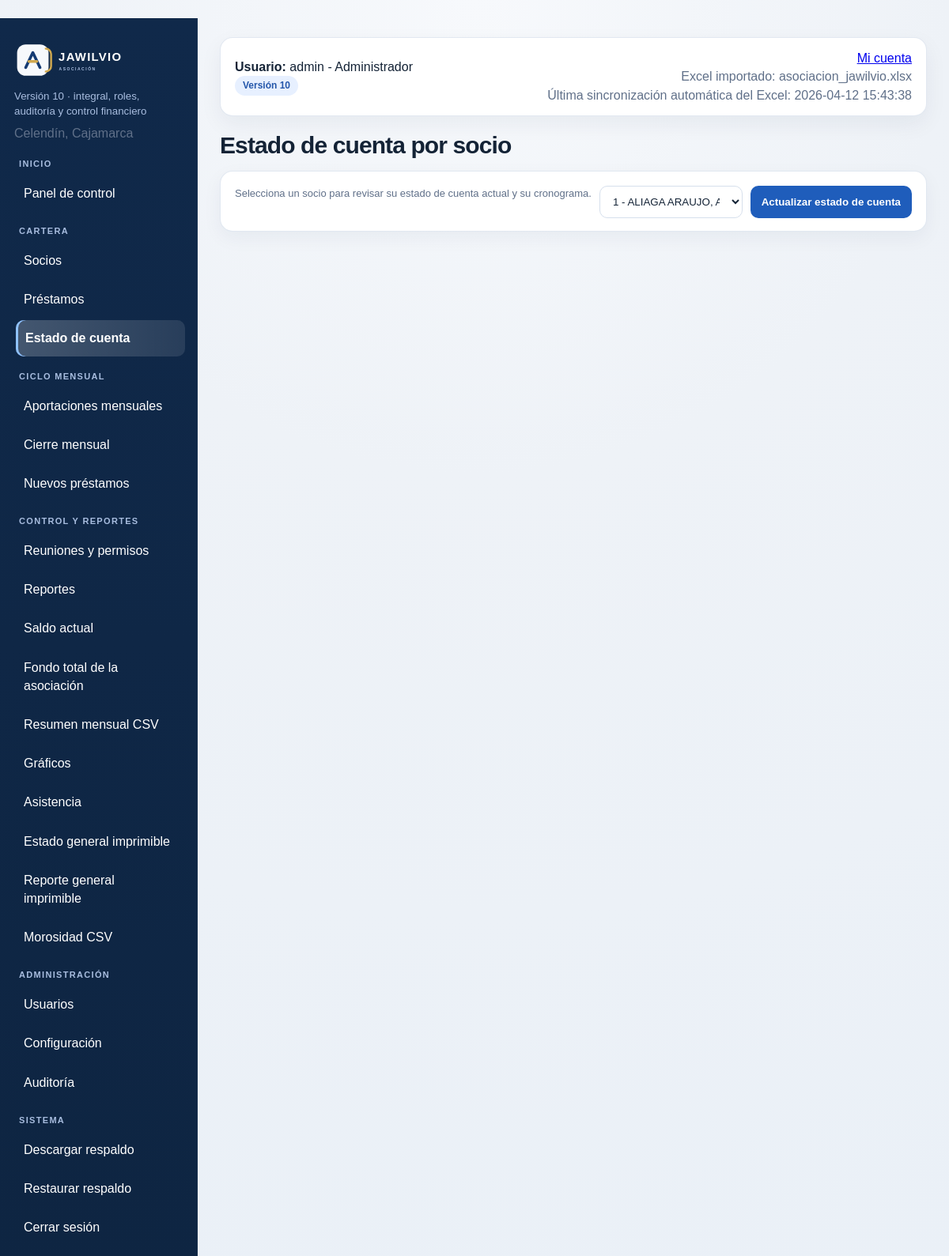
The page /estado-cuenta (signed in) on the database its author committed.
### tables this page shows
CREATE TABLE configuracion (
    clave TEXT PRIMARY KEY,
    valor TEXT
);

CREATE TABLE users (
    id INTEGER PRIMARY KEY AUTOINCREMENT,
    username TEXT UNIQUE NOT NULL,
    password TEXT NOT NULL,
    role TEXT NOT NULL
, estado TEXT NOT NULL DEFAULT 'Activo', creado_en TEXT, ultimo_acceso TEXT);

CREATE TABLE meta (
    clave TEXT PRIMARY KEY,
    valor TEXT
);

### app/routes.py (the view)
@bp.route('/estado-cuenta')
@login_required
def estado_cuenta():
    numero = request.args.get('numero', type=int)
    with connect_db() as conn:
        periodo_cerrado = get_latest_closed_period(conn)
        socios = conn.execute("SELECT numero, nombre FROM socios ORDER BY numero").fetchall()
        socio = None
        cuotas = []
        resumen = None
        if numero:
            socio = conn.execute("""
                SELECT s.*,
                       COALESCE(MAX(CASE WHEN c.plazo BETWEEN 1 AND 240 THEN c.plazo END), s.plazo_balance, s.meses) as plazo_real
                FROM socios s
                LEFT JOIN cuotas c ON c.socio_numero = s.numero
                WHERE s.numero=?
                GROUP BY s.id, s.numero, s.nombre, s.meses, s.plazo_balance, s.fecha_prestamo, s.saldo, s.mes_2026, s.reunion, s.permisos
            """, (numero,)).fetchone()
            cuotas = conn.execute("SELECT * FROM cuotas WHERE socio_numero=? ORDER BY fecha", (numero,)).fetchall()
            saldo_hist = conn.execute(
                """
                SELECT saldo
                FROM saldo_historico_mensual
                WHERE socio_numero=?
                ORDER BY periodo DESC
                LIMIT 1
                """,
                (numero,)
            ).fetchone()
            resumen = conn.execute("""
                SELECT COUNT(DISTINCT CASE WHEN plazo BETWEEN 1 AND 240 THEN plazo END) as total_cuotas,
                       COALESCE(SUM(CASE WHEN plazo BETWEEN 1 AND 240 THEN interes ELSE 0 END), 0) as intereses,
                       COALESCE(SUM(CASE WHEN plazo BETWEEN 1 AND 240 THEN abono_capital ELSE 0 END), 0) as capital,
                       COALESCE(SUM(CASE WHEN plazo BETWEEN 1 AND 240 THEN cuota ELSE 0 END), 0) as total_pagable,
                       MIN(CASE WHEN plazo BETWEEN 0 AND 240 THEN fecha END) as primera_fecha,
                       MAX(CASE WHEN plazo BETWEEN 0 AND 240 THEN fecha END) as ultima_fecha
                FROM cuotas
                WHERE socio_numero=?
            """, (numero,)).fetchone()
            saldo_actual = saldo_hist['saldo'] if saldo_hist else (socio['saldo'] if socio else 0)
        else:
            saldo_actual = 0
    return render_template('estado_cuenta.html', socios=socios, socio=socio, cuotas=annotate_schedule_rows(cuotas, periodo_cerrado), numero=numero, resumen=resumen, saldo_actual=saldo_actual, periodo_cerrado=periodo_cerrado)

### app/routes.py (called while the page is built)
def connect_db():
    conn = sqlite3.connect(current_app.config['DATABASE'])
    conn.row_factory = sqlite3.Row
    return conn

def role_can_access_endpoint(role, endpoint, write=False):
    if not endpoint:
        return True
    if endpoint.startswith('static'):
        return True
    if endpoint in {'main.login', 'main.logout', 'main.index'}:
        return True
    access_map = ROLE_WRITE_ACCESS if write else ROLE_VIEW_ACCESS
    allowed = access_map.get(role or '', set())
    return '*' in allowed or endpoint in allowed

def get_latest_closed_period(conn):
    row = conn.execute(
        """
        SELECT periodo
        FROM periodos
        WHERE estado IN ('Colocado', 'Cerrado')
        ORDER BY periodo DESC
        LIMIT 1
        """
    ).fetchone()
    return row['periodo'] if row else None

def annotate_schedule_rows(rows, closed_period):
    annotated = []
    for row in rows or []:
        item = dict(row)
        item['periodo_cuota'] = (item.get('fecha') or '')[:7]
        item['periodo_cerrado'] = bool(closed_period and item['periodo_cuota'] and item['periodo_cuota'] <= closed_period)
        annotated.append(item)
    return annotated

def login_required(view):
    @wraps(view)
    def wrapped(*args, **kwargs):
        if not session.get('user_id'):
            return redirect(url_for('main.login'))
        return view(*args, **kwargs)
    return wrapped

### app/templates/estado_cuenta.html (shortened to what this page needs)
﻿{% extends 'base.html' %}
{% block content %}
<h2>Estado de cuenta por socio</h2>
<div class="card">
  <form method="get" class="search">
    <span class="small-note">Selecciona un socio para revisar su estado de cuenta actual y su cronograma.</span>
    <select name="numero" style="flex:1;padding:11px 12px;border:1px solid #d6dfec;border-radius:10px">
      {% for s in socios %}
        <option value="{{ s.numero }}" {% if socio and socio.numero == s.numero %}selected{% endif %}>{{ s.numero }} - {{ s.nombre }}</option>
      {% endfor %}
    </select>
  <button class="btn">Actualizar estado de cuenta</button>
  </form>
</div>
{% endblock %}

### app/templates/base.html (shortened to what this page needs)
<!doctype html>
<html lang="es">
<head>
  <link rel="stylesheet" href="{{ url_for('static', filename='css/style.css') }}">
</head>
<body>
{% if session.get('user_id') %}
<div class="layout">
  <aside class="sidebar">
    <div class="sidebar-brand">
      <img class="sidebar-logo" src="{{ url_for('static', filename='img/logo_jawilvio_dark.svg') }}" alt="Logo JAWILVIO">
    </div>
    <small>Versión 10 · integral, roles, auditoría y control financiero</small>
    <div class="muted" style="margin-top:6px">{{ app_ubicacion }}</div>
    <nav class="nav" style="margin-top:20px">
      <div class="nav-section-title">Inicio</div>
      {% if can_access('main.dashboard') %}<a class="{% if request.endpoint == 'main.dashboard' %}active{% endif %}" href="{{ url_for('main.dashboard') }}">Panel de control</a>{% endif %}
      <div class="nav-section-title">Cartera</div>
      {% if can_access('main.socios') %}<a class="{% if request.endpoint == 'main.socios' %}active{% endif %}" href="{{ url_for('main.socios') }}">Socios</a>{% endif %}
      {% if can_access('main.prestamos') %}<a class="{% if request.endpoint == 'main.prestamos' %}active{% endif %}" href="{{ url_for('main.prestamos') }}">Préstamos</a>{% endif %}
      {% if can_access('main.estado_cuenta') %}<a class="{% if request.endpoint in ['main.estado_cuenta','main.socio_detalle','main.historial_prestamo_detalle','main.historial_prestamo_comparar'] %}active{% endif %}" href="{{ url_for('main.estado_cuenta') }}">Estado de cuenta</a>{% endif %}
      <div class="nav-section-title">Ciclo mensual</div>
      {% if can_access('main.aportaciones_mensuales') %}<a class="{% if request.endpoint == 'main.aportaciones_mensuales' %}active{% endif %}" href="{{ url_for('main.aportaciones_mensuales') }}">Aportaciones mensuales</a>{% endif %}
      {% if can_access('main.cierre_mensual') %}<a class="{% if request.endpoint == 'main.cierre_mensual' %}active{% endif %}" href="{{ url_for('main.cierre_mensual') }}">Cierre mensual</a>{% endif %}
      {% if can_access('main.nuevos_prestamos') %}<a class="{% if request.endpoint == 'main.nuevos_prestamos' %}active{% endif %}" href="{{ url_for('main.nuevos_prestamos') }}">Nuevos préstamos</a>{% endif %}
      <div class="nav-section-title">Control y reportes</div>
      {% if can_access('main.reuniones') %}<a class="{% if request.endpoint == 'main.reuniones' %}active{% endif %}" href="{{ url_for('main.reuniones') }}">Reuniones y permisos</a>{% endif %}
      {% if can_access('main.reportes') %}<a class="{% if request.endpoint == 'main.reportes' %}active{% endif %}" href="{{ url_for('main.reportes') }}">Reportes</a>{% endif %}
      {% if can_access('main.saldo_actual') %}<a class="" href="{{ url_for('main.saldo_actual') }}">Saldo actual</a>{% endif %}
      {% if can_access('main.fondo_total') %}<a class="{% if request.endpoint == 'main.fondo_total' %}active{% endif %}" href="{{ url_for('main.fondo_total') }}">Fondo total de la asociación</a>{% endif %}
      {% if can_access('main.reporte_mensual_csv') %}<a class="{% if request.endpoint == 'main.reporte_mensual_csv' %}active{% endif %}" href="{{ url_for('main.reporte_mensual_csv') }}">Resumen mensual CSV</a>{% endif %}
      {% if can_access('main.graficos') %}<a class="{% if request.endpoint == 'main.graficos' %}active{% endif %}" href="{{ url_for('main.graficos') }}">Gráficos</a>{% endif %}
      {% if can_access('main.asistencia') %}<a class="{% if request.endpoint == 'main.asistencia' %}active{% endif %}" href="{{ url_for('main.asistencia') }}">Asistencia</a>{% endif %}
      {% if can_access('main.pdf_estado_general') %}<a class="{% if request.endpoint == 'main.pdf_estado_general' %}active{% endif %}" href="{{ url_for('main.pdf_estado_general') }}">Estado general imprimible</a>{% endif %}
      {% if can_access('main.reporte_imprimible') %}<a class="{% if request.endpoint == 'main.reporte_imprimible' %}active{% endif %}" href="{{ url_for('main.reporte_imprimible') }}">Reporte general imprimible</a>{% endif %}
      {% if can_access('main.reporte_morosos_csv') %}<a class="{% if request.endpoint == 'main.reporte_morosos_csv' %}active{% endif %}" href="{{ url_for('main.reporte_morosos_csv') }}">Morosidad CSV</a>{% endif %}
      {% if can_access('main.usuarios') %}
      <div class="nav-section-title">Administración</div>
      <a class="{% if request.endpoint == 'main.usuarios' %}active{% endif %}" href="{{ url_for('main.usuarios') }}">Usuarios</a>
      <a class="{% if request.endpoint == 'main.configuracion' %}active{% endif %}" href="{{ url_for('main.configuracion') }}">Configuración</a>
      <a class="{% if request.endpoint == 'main.auditoria' %}active{% endif %}" href="{{ url_for('main.auditoria') }}">Auditoría</a>
      {% endif %}
      <div class="nav-section-title">Sistema</div>
      {% if can_access('main.backup') %}<a class="{% if request.endpoint == 'main.backup' %}active{% endif %}" href="{{ url_for('main.backup') }}">Descargar respaldo</a>{% endif %}
      {% if can_access('main.restaurar_respaldo') %}<a class="{% if request.endpoint == 'main.restaurar_respaldo' %}active{% endif %}" href="{{ url_for('main.restaurar_respaldo') }}">Restaurar respaldo</a>{% endif %}
      <a href="{{ url_for('main.logout') }}">Cerrar sesión</a>
    </nav>
  </aside>
  <main class="content">
    <div class="topbar">
      <div><strong>Usuario:</strong> {{ session.get('username') }} - {{ session.get('role') }}<br><span class="badge">Versión 10</span></div>
      <div class="muted" style="text-align:right">
        <div><a href="{{ url_for('main.mi_cuenta') }}">Mi cuenta</a></div>
        <div>Excel importado: {{ excel_importado }}</div>
        {% if excel_sync_at %}
        <div>Última sincronización automática del Excel: {{ excel_sync_at }}</div>
        {% endif %}
      </div>
    </div>
    {% block content %}{% endblock %}
  </main>
</div>
{% else %}
{% block auth %}{% endblock %}
{% endif %}
</body>
</html>

### app/static/css/style.css (style rules this page uses)
:root { --nav:#10294a; --bg:#eef2f7; --card:#fff; --primary:#1f5dbb; --primary-dark:#174a95; --text:#142336; --muted:#607089; --line:#e4ebf3; --line-strong:#d6dfec; --shadow-soft:0 10px 28px rgba(16,41,74,.06); --shadow-card:0 8px 24px rgba(16,41,74,.05); }
* { box-sizing:border-box }
body { margin:0; font-family:Arial,sans-serif; background:radial-gradient(circle at top,#f7f9fc 0,#eef2f7 35%,#eaf0f7 100%); color:var(--text); line-height:1.45; }
.layout { display:flex;min-height:100vh }
.sidebar { width:250px; background:linear-gradient(180deg,#10294a 0,#0e2542 100%); color:#fff; padding:26px 18px; box-shadow:inset -1px 0 0 rgba(255,255,255,.06); }
.sidebar-brand { margin:0 0 10px; }
.sidebar-logo { display:block; width:100%; max-width:190px; height:auto; }
.sidebar small { color:#a8bddf; display:block; line-height:1.4; }
.nav a { display:block; color:#fff; text-decoration:none; padding:11px 12px; border-radius:10px; margin:4px 0; transition:background .18s ease,transform .18s ease; }
.nav-section-title { margin:18px 6px 6px; color:#a8bddf; font-size:11px; font-weight:800; letter-spacing:.12em; text-transform:uppercase; }
.nav-section-title:first-child { margin-top:0; }
.nav a:hover,.nav a.active { background:rgba(255,255,255,.12); transform:translateX(2px); }
.nav a.active { background:linear-gradient(90deg,rgba(255,255,255,.22),rgba(255,255,255,.1)); box-shadow:inset 3px 0 0 #8fc2ff; font-weight:700; }
.content { flex:1; padding:24px 28px 34px; }
.content h2 { margin:0 0 16px; font-size:30px; line-height:1.1; letter-spacing:-.03em; }
.topbar { background:#fff; border:1px solid rgba(214,223,236,.7); border-radius:16px; padding:14px 18px; margin-bottom:20px; display:flex; justify-content:space-between; align-items:center; gap:12px; box-shadow:var(--shadow-soft); }
.badge { display:inline-block; background:#e7f0ff; color:#2457aa; border-radius:999px; padding:4px 10px; font-size:12px; font-weight:bold; }
.card,.kpi-box { background:var(--card); border-radius:16px; padding:18px 18px 16px; border:1px solid rgba(214,223,236,.72); box-shadow:var(--shadow-card); transition:transform .18s ease, box-shadow .18s ease, border-color .18s ease; }
.btn { display:inline-flex; align-items:center; justify-content:center; background:var(--primary); color:#fff; text-decoration:none; border:none; border-radius:10px; padding:10px 14px; cursor:pointer; font-weight:600; transition:background .18s ease,transform .18s ease,box-shadow .18s ease; }
a { transition:color .16s ease,text-decoration-color .16s ease,opacity .16s ease }
input[type=text],input[type=password],input[type=date],select { width:100%; padding:11px 12px; border:1px solid #d6dfec; border-radius:10px; background:#fff; color:var(--text); transition:border-color .18s ease, box-shadow .18s ease, transform .18s ease; }
.search { display:flex; gap:10px; margin-bottom:12px; flex-wrap:wrap; }
.muted { color:var(--muted) }
.small-note { color:#607089;font-size:13px;line-height:1.5 }
.card .search:last-child,.card form:last-child,.card table:last-child { margin-bottom:0 }

### rows shown on the page
configuracion: valor "Celendín, Cajamarca"
users: get "admin", get "Administrador"
meta: valor "asociacion_jawilvio.xlsx"
meta: valor "2026-04-12 15:43:38"

### other values the page prints
form field numero "1 - ALIAGA ARAUJO, Angel Fernando"
